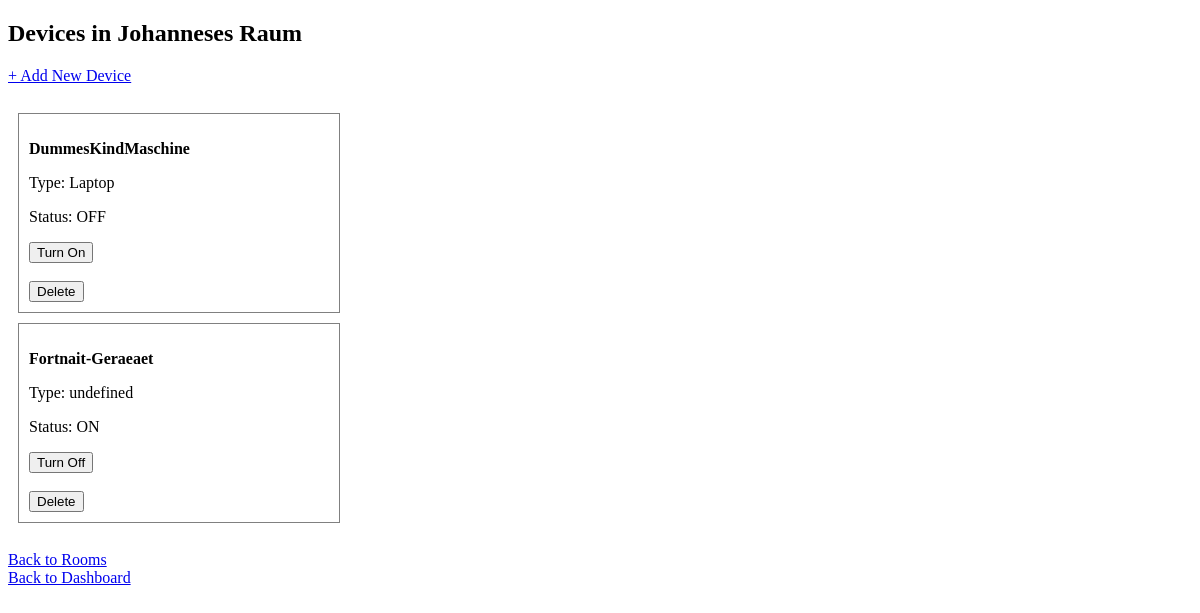
The page /devices/list/room?room_id=3 (signed in) on the database as committed earlier.
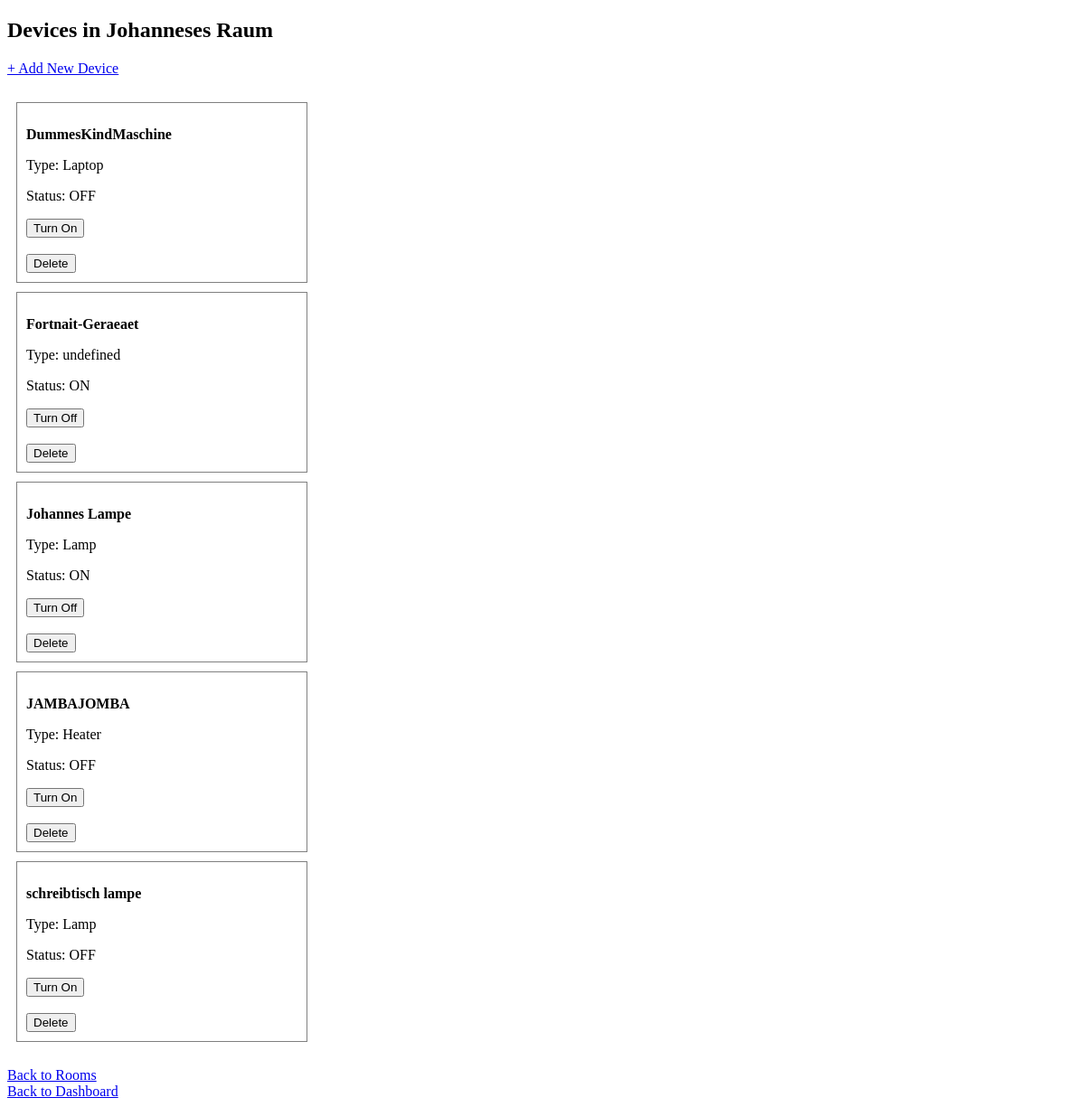
The same page on the database as committed later.
### tables this page shows
CREATE TABLE rooms (
    room_id   INTEGER PRIMARY KEY AUTOINCREMENT,
    room_name VARCHAR(50) NOT NULL UNIQUE,
    user_id   INTEGER,
    FOREIGN KEY (user_id) REFERENCES users(user_id)
);

CREATE TABLE devices (
    device_id   INTEGER PRIMARY KEY AUTOINCREMENT,
    room_id     INTEGER,
    device_name TEXT    NOT NULL UNIQUE,
    device_type TEXT    NOT NULL,
    device_status      BOOLEAN NOT NULL DEFAULT 0, brightness INTEGER,
    FOREIGN KEY (room_id) REFERENCES rooms(room_id)
);

### rooms_devices_api.py (the view)
@router.get("/devices/list/room")
async def show_devices(request: Request, room_id: int):
    room = user_can_access_room(request, room_id)
    if not room:
        return RedirectResponse(url="/", status_code=303)
    conn, curs = get_db()
    devices = curs.execute("SELECT * FROM devices WHERE room_id = ?", (room_id,)).fetchall()
    conn.close()
    return templates.TemplateResponse("devices/list.html", {
        "request": request,
        "devices": devices,
        "room": room
    })

### templates/devices/list.html (shortened to what this page needs)
<!DOCTYPE html>
<html>
<head>
</head>
<body>
<h2>Devices in {{ room["room_name"] }}</h2>
<a href="/devices/add?room_id={{ room['room_id'] }}">
    + Add New Device
</a>
<br><br>
{% for device in devices %}
<div style="border:1px solid gray; padding:10px; margin:10px; width:300px;">
    <p><b>{{ device["device_name"] }}</b></p>
    <p>Type: {{ device["device_type"] }}</p>
    <p>Status: {{ "ON" if device["device_status"] == 1 else "OFF" }}</p>
    <form action="/devices/status" method="post">
            <button type="submit">{{ 'Turn Off' if device['device_status'] == 1 else 'Turn On' }}</button>
    </form>
    <br>
    <form action="/devices/delete" method="post">
    <button type="submit">Delete</button>
    </form>
</div>
{% endfor %}
<br>
<a href="/list">Back to Rooms</a>
<br>
<a href="/dashboard">Back to Dashboard</a>
</body>
</html>

Rows that differ between the two databases and show on the page:
added devices: device_name "Johannes Lampe", device_type "Lamp", device_status "ON", device_status "Turn Off"
added devices: device_name "JAMBAJOMBA", device_type "Heater", device_status "OFF", device_status "Turn On"
added devices: device_name "schreibtisch lampe", device_type "Lamp", device_status "OFF", device_status "Turn On"
